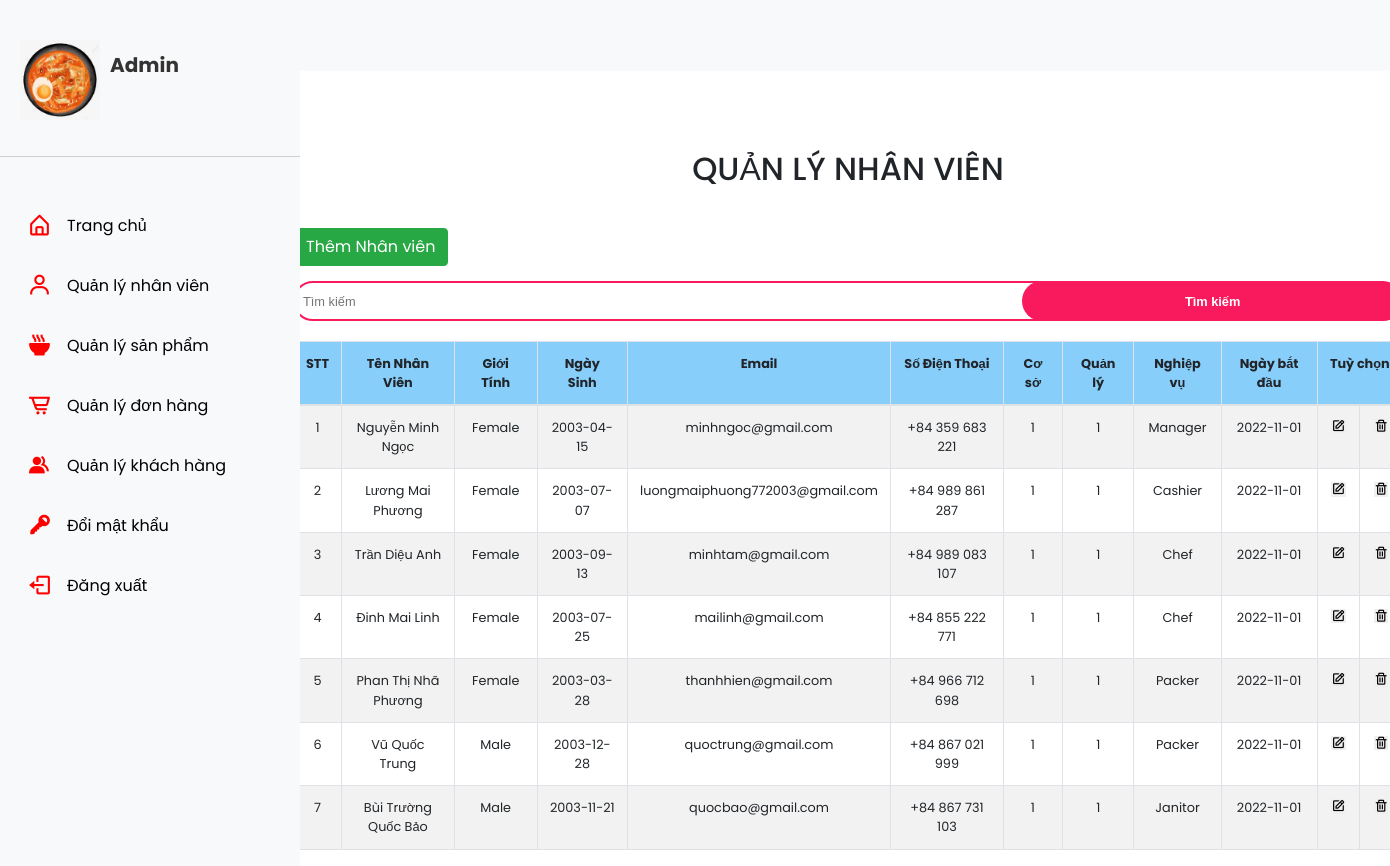
The app's page /Food_Store/admin/employee/index.php with its own data.
### tables this page shows
CREATE TABLE `employees` (
  `employeeNumber` int(11) NOT NULL,
  `employeeName` varchar(50) NOT NULL,
  `gender` varchar(10) NOT NULL,
  `birthday` date NOT NULL,
  `email` varchar(100) NOT NULL,
  `phone` varchar(50) NOT NULL,
  `storeId` int(4) NOT NULL,
  `managerId` int(11) NOT NULL,
  `jobTitle` varchar(50) NOT NULL,
  `start_date` date NOT NULL
);

### Food_Store/db/dbhelper.php (called while the page is built, shortened)
<?php
function executeResult($sql) {
	$con = mysqli_connect(HOST, USERNAME, PASSWORD, DATABASE);
	$result = mysqli_query($con, $sql);
	$data   = [];
	while ($row = mysqli_fetch_array($result, 1)) {
		$data[] = $row;
	}
	return $data;
}

### Food_Store/admin/employee/index.php (the view, shortened to what this page needs)
<?php
require_once ('../../db/dbhelper.php');
$sanpham ='';
?>
<!DOCTYPE html>
<html>
<head>
	<link rel="stylesheet" href="https://maxcdn.bootstrapcdn.com/bootstrap/4.4.1/css/bootstrap.min.css">
	<link rel="stylesheet" href="../index.css">
	<link rel="stylesheet" href="./employee.css">
	<link href='https://unpkg.com/boxicons@2.1.1/css/boxicons.min.css' rel='stylesheet'>
</head>
<body>
<nav>
<div class="sidebar">
            <div class="admin">
                <img src="../../food_store_web/img/icon/logo.jpg" alt="" width="80px" height="80px">
                <strong class="admin-name">
                     Admin
                </strong>
            </div>
            <hr width="300px" color="#e8e5e5"/>
            <div class="sidebar-content">
                <ul class="lists">
                    <li class="list">
                        <a href="" class="nav-link">
                            <i class='bx bx-home-alt icon' ></i>
                            <span class="link">Trang chủ</span>
                        </a>
                    </li>
                    <li class="list">
                        <a href="" class="nav-link active">
                            <i class='bx bx-user icon' ></i>
                            <span class="link">Quản lý nhân viên</span>
                        </a>
                    </li>
                    <li class="list">
                        <a href="../product" class="nav-link">
                            <i class='bx bxs-bowl-hot icon' ></i>
                            <span class="link">Quản lý sản phẩm</span>
                        </a>
                    </li>
                    <li class="list">
                        <a href="../order" class="nav-link">
                            <i class='bx bx-cart-alt icon' ></i>
                            <span class="link">Quản lý đơn hàng</span>
                        </a>
                    </li>
                    <li class="list">
                        <a href="../customer" class="nav-link">
                            <i class='bx bxs-group icon' ></i>
                            <span class="link">Quản lý khách hàng</span>
                        </a>
                    </li>
                    <li class="list">
                        <a href="../password" class="nav-link">
                            <i class='bx bxs-key icon'></i>
                            <span class="link">Đổi mật khẩu</span>
                        </a>
                    </li>
                    <li class="list">
                        <a href="../../food_store_web/build/index.html" class="nav-link">
                            <i class='bx bx-log-out icon' ></i>
                            <span class="link">Đăng xuất</span>
                        </a>
                    </li>
                </ul>
            </div>
        </div>
    </nav>
	<div class="container">
		<div class="panel panel-primary">
			<div class="panel-heading">
				<h2 class="text-center">QUẢN LÝ NHÂN VIÊN</h2>
			</div>
			<div class="panel-body">
				<a href="add.php">
					<button class="add-button btn btn-success" style="margin-bottom: 15px;">Thêm Nhân viên</button>
				</a>
				<form class="d-flex" method="post" action="search.php" >
                 <input class="px-2 search" type="search" placeholder="Tìm kiếm" aria-label="Tìm kiếm" id = "sanpham" name = "sanpham" value="<?=$sanpham?>">
                <input type="submit" class="btn0" name="search" value="Tìm kiếm">
                </form><br>
				<table class="table table-bordered table-striped table-hover">
					<thead class="thead-light">
						<colgroup>
							<col width="30" span="1">
							<col width="140" span="1">
							<col width="90" span="1">
							<col width="110" span="1">
							<col width="150" span="2">
							<col width="70" span="1">
							<col width="80" span="1">
							<col width="90" span="1">
							<col width="120" span="1">
							<col width="45" span="2">
						</colgroup>
						<tr>
							<th>STT</th>
							<th>Tên Nhân Viên</th>
							<th>Giới Tính</th>
							<th>Ngày Sinh</th>
							<th>Email</th>
							<th>Số Điện Thoại</th>
							<th>Cơ sở</th>
							<th>Quản lý</th>
							<th>Nghiệp vụ</th>
							<th>Ngày bắt đầu</th>
							<th colspan="2">Tuỳ chọn</th>
						</tr>
					</thead>
					<tbody>
						<?php
						$sql          = 'select * from employees';
						$employeeList = executeResult($sql);
						$index = 1;
						foreach ($employeeList as $item) {
							echo '<tr>
										<td>'.($index++).'</td>
										<td>'.$item['employeeName'].'</td>
										<td>'.$item['gender'].'</td>
										<td>'.$item['birthday'].'</td>
										<td>'.$item['email'].'</td>
										<td>'.$item['phone'].'</td>
										<td>'.$item['storeId'].'</td>
										<td>'.$item['managerId'].'</td>
										<td>'.$item['jobTitle'].'</td>
										<td>'.$item['start_date'].'</td>
										<td>
											<a href="add.php?employeeNumber='.$item['employeeNumber'].'"><button class="edit-button bx bx-edit"></button></a>
										</td>
										<td>
											<button class="delete-button bx bx-trash" onclick="deleteCategory('.$item['employeeNumber'].')">
											</button>
										</td>
									</tr>';
						}
						?>
					</tbody>
				</table>
			</div>
		</div>
	</div>
</body>
</html>

### Food_Store/admin/index.css (style rules this page uses)
* { font-family: 'Poppins', sans-serif; margin: 0; padding: 0; box-sizing: border-box; }
body { min-height: 100%; background-color: white; }
nav { position: fixed; top: 0; left: 0; height: 70px; width: 100%; display: flex; align-items: center; background-color: #f8f9fa; box-shadow: 0 0 1px rgba(0, 0, 0, 0.1); }
nav .sidebar { position: fixed; top: 0; left: 0; height: 100%; width: auto; padding: 20px 0px; background-color: #f8f9fa; }
.sidebar .admin { display: flex; padding: 20px 20px; }
.admin .admin-name { font-size: 20px; color: #333; padding: 10px 10px; }
.sidebar .sidebar-content { position: fixed; top: 20%; padding: 30px 15px; }
.sidebar-content .list { list-style: none; margin-bottom: 15px; }
.list .nav-link { display: flex; align-items: center; padding: 10px 12px; text-decoration: none; }
.nav-link .icon { margin-right: 15px; font-size: 25px; color:red; }
.nav-link .link { font-size: 16px; color: black; font-weight: 400; }
.search { height: 40px; width: 80%; border-radius: 60px; outline: none; margin-right: -35px; font-family: 'Rubik', sans-serif; border: 2px solid rgb(248, 26, 92); }
.btn0 { height: 40px; width: 40%; outline: none; border: none; background: rgb(248, 26, 92); color: white; border-radius: 60px; font-family: 'Rubik', sans-serif; font-weight: 700; }

### Food_Store/admin/employee/employee.css (style rules this page uses)
.container { display: flex; margin-top: 150px; margin-left: 20%; margin-right: 0px; font-size: 0.8rem; }
.container .panel-heading { margin-bottom: 40px; }
tr { text-align: center; }
th { background-color: lightskyblue; }
button { padding-left: 0px; font-size: 0.9rem; width: auto; text-align: center; border: none; }

### records on screen
employees: employeeName "Nguyễn Minh Ngọc", gender "Female", birthday "2003-04-15", email "minhngoc@gmail.com", phone "+84 359 683 221", storeId "1", managerId "1", jobTitle "Manager", start_date "2022-11-01"
employees: employeeName "Lương Mai Phương", gender "Female", birthday "2003-07-07", email "luongmaiphuong772003@gmail.com", phone "+84 989 861 287", storeId "1", managerId "1", jobTitle "Cashier", start_date "2022-11-01"
employees: employeeName "Trần Diệu Anh", gender "Female", birthday "2003-09-13", email "minhtam@gmail.com", phone "+84 989 083 107", storeId "1", managerId "1", jobTitle "Chef", start_date "2022-11-01"
employees: employeeName "Đinh Mai Linh", gender "Female", birthday "2003-07-25", email "mailinh@gmail.com", phone "+84 855 222 771", storeId "1", managerId "1", jobTitle "Chef", start_date "2022-11-01"
employees: employeeName "Phan Thị Nhã Phương", gender "Female", birthday "2003-03-28", email "thanhhien@gmail.com", phone "+84 966 712 698", storeId "1", managerId "1", jobTitle "Packer", start_date "2022-11-01"
employees: employeeName "Vũ Quốc Trung", gender "Male", birthday "2003-12-28", email "quoctrung@gmail.com", phone "+84 867 021 999", storeId "1", managerId "1", jobTitle "Packer", start_date "2022-11-01"
employees: employeeName "Bùi Trường Quốc Bảo", gender "Male", birthday "2003-11-21", email "quocbao@gmail.com", phone "+84 867 731 103", storeId "1", managerId "1", jobTitle "Janitor", start_date "2022-11-01"
